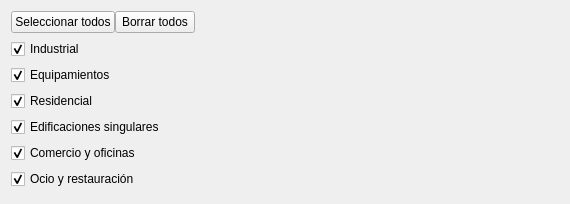
                  <widget class="QWidget" name="scrollAreaWidgetContents_8">
                   <property name="geometry">
                    <rect>
                     <x>0</x>
                     <y>0</y>
                     <width>570</width>
                     <height>204</height>
                    </rect>
                   </property>
                   <layout class="QVBoxLayout" name="verticalLayout_27">
                    <item>
                     <widget class="QWidget" name="widget" native="true">
                      <property name="sizePolicy">
                       <sizepolicy hsizetype="Fixed" vsizetype="Fixed">
                        <horstretch>0</horstretch>
                        <verstretch>0</verstretch>
                       </sizepolicy>
                      </property>
                      <layout class="QHBoxLayout" name="horizontalLayout_16">
                       <property name="spacing">
                        <number>0</number>
                       </property>
                       <property name="leftMargin">
                        <number>0</number>
                       </property>
                       <property name="topMargin">
                        <number>0</number>
                       </property>
                       <property name="rightMargin">
                        <number>0</number>
                       </property>
                       <property name="bottomMargin">
                        <number>0</number>
                       </property>
                       <item>
                        <widget class="QPushButton" name="button_check_basic_clasif">
                         <property name="cursor">
                          <cursorShape>PointingHandCursor</cursorShape>
                         </property>
                         <property name="text">
                          <string>Seleccionar todos</string>
                         </property>
                        </widget>
                       </item>
                       <item>
                        <widget class="QPushButton" name="button_uncheck_bsaic_clasif">
                         <property name="cursor">
                          <cursorShape>PointingHandCursor</cursorShape>
                         </property>
                         <property name="text">
                          <string>Borrar todos</string>
                         </property>
                        </widget>
                       </item>
                      </layout>
                     </widget>
                    </item>
                    <item>
                     <widget class="QCheckBox" name="Checkbox_Indus">
                      <property name="text">
                       <string>Industrial</string>
                      </property>
                      <property name="checked">
                       <bool>true</bool>
                      </property>
                     </widget>
                    </item>
                    <item>
                     <widget class="QCheckBox" name="Checkbox_Equip">
                      <property name="text">
                       <string>Equipamientos</string>
                      </property>
                      <property name="checked">
                       <bool>true</bool>
                      </property>
                     </widget>
                    </item>
                    <item>
                     <widget class="QCheckBox" name="Checkbox_Resi">
                      <property name="text">
                       <string>Residencial</string>
                      </property>
                      <property name="checked">
                       <bool>true</bool>
                      </property>
                     </widget>
                    </item>
                    <item>
                     <widget class="QCheckBox" name="Checkbox_Ed_Sing">
                      <property name="text">
                       <string>Edificaciones singulares</string>
                      </property>
                      <property name="checked">
                       <bool>true</bool>
                      </property>
                      <property name="autoRepeatDelay">
                       <number>300</number>
                      </property>
                     </widget>
                    </item>
                    <item>
                     <widget class="QCheckBox" name="Checkbox_Com_Ofi">
                      <property name="text">
                       <string>Comercio y oficinas</string>
                      </property>
                      <property name="checked">
                       <bool>true</bool>
                      </property>
                     </widget>
                    </item>
                    <item>
                     <widget class="QCheckBox" name="Checkbox_Oc_Res">
                      <property name="text">
                       <string>Ocio y restauración</string>
                      </property>
                      <property name="checked">
                       <bool>true</bool>
                      </property>
                     </widget>
                    </item>
                    <item>
                     <spacer name="verticalSpacer_4">
                      <property name="orientation">
                       <enum>Qt::Vertical</enum>
                      </property>
                      <property name="sizeHint" stdset="0">
                       <size>
                        <width>20</width>
                        <height>40</height>
                       </size>
                      </property>
                     </spacer>
                    </item>
                   </layout>
                  </widget>
